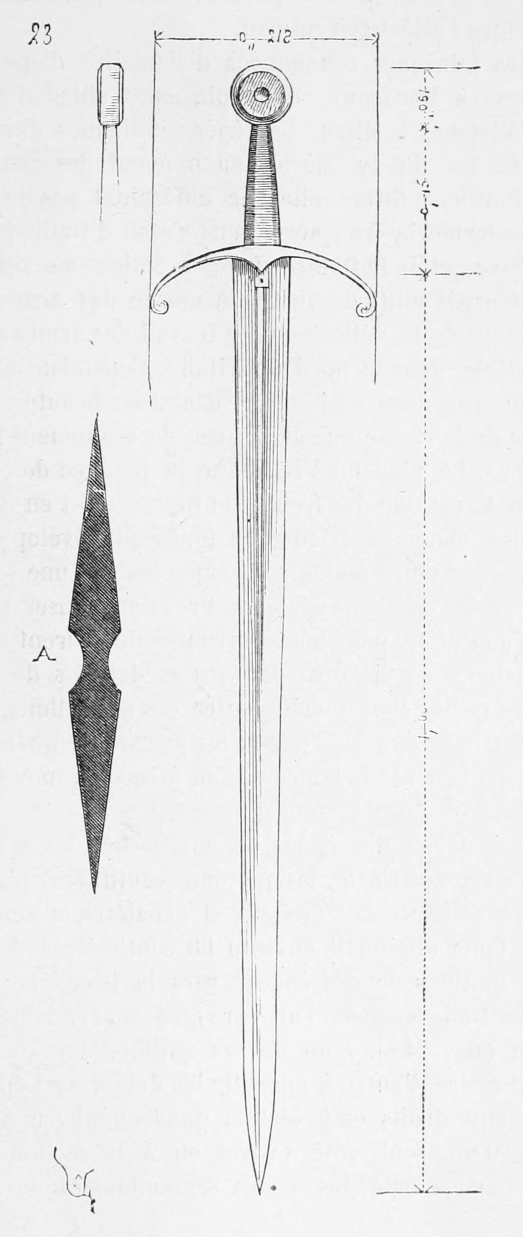
#> input picture tools/gear_art/source/sword.png, 1045 x 2473 px (shown at 1/2 size)
$ python build_plugin.py
#> lines starting #> are read from the running program, lines starting #| are printed output that depends on the picture
"""Build the plugin's gear art from the approved sources (run after prep.py; ladder.py's sword input is made here).

Writes relic.koplugin/gear_art/<key>.png: 600x600, 16 grays (the PW2's), white ground.
  shortsword_<rarity>  the approved rarity ladder on the long sword (Mike, 2026-10-01)
  dagger, holdout      long weapons as a diagonal, per the approved look
  helm, cuirass        engravings, same picture at every rarity for now
Run from tools/gear_art:  python3 prep.py && python3 build_plugin.py
"""
import os
from PIL import Image

HERE = os.path.dirname(os.path.abspath(__file__))
OUT = os.path.join(HERE, '..', '..', 'relic.koplugin', 'gear_art')
SIZE = 600
q = lambda v: round(v / 17) * 17


def fit(im, box=SIZE, pad=20):
    im = im.convert('L')
    # trim white margins
    inv = im.point(lambda v: 255 if v < 235 else 0)
    bb = inv.getbbox()
    if bb:
        im = im.crop(bb)
    s = min((box - 2 * pad) / im.width, (box - 2 * pad) / im.height)
    im = im.resize((max(1, int(im.width * s)), max(1, int(im.height * s))), Image.LANCZOS)
    pg = Image.new('L', (box, box), 255)
    pg.paste(im, ((box - im.width) // 2, (box - im.height) // 2))
    return pg.point(q)


def diagonal(im, ang=40):
    return im.convert('L').rotate(ang, resample=Image.BICUBIC, expand=True, fillcolor=255)


def sword_input():
    p = os.path.join(HERE, 'sword_lv_170.png')
    if not os.path.exists(p):
        im = Image.open(os.path.join(HERE, 'source', 'sword.png')).convert('L').crop((295, 118, 760, 2410))
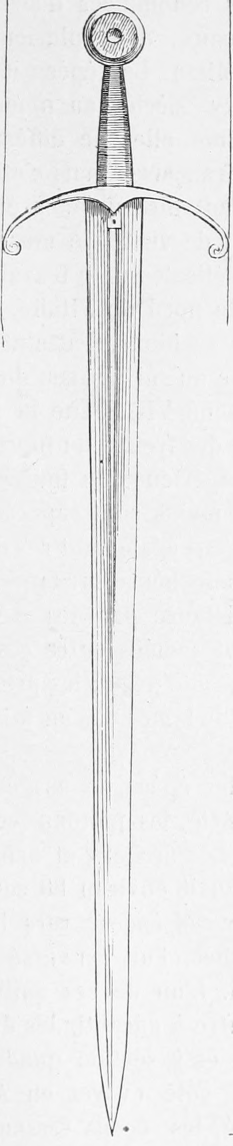
#> im: PIL image 465x2292 L (shown at 1/2 size); min 0, max 255, mean 234.8
        lo, hi = 60, 170
        im.point(lambda v: 0 if v <= lo else 255 if v >= hi else int((v - lo) * 255 / (hi - lo))).save(p)
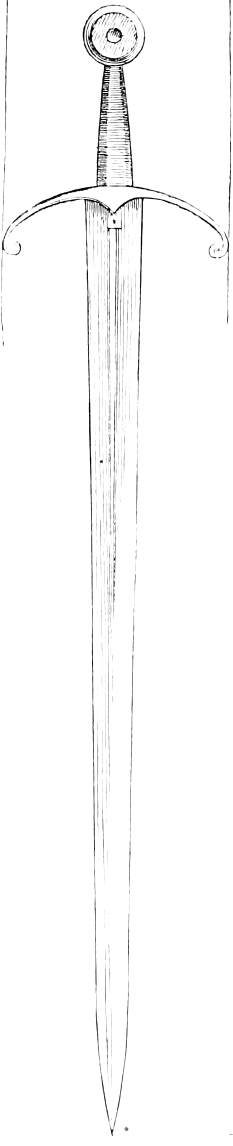
#> saved as sword_lv_170.png: PIL image 465x2292 L (shown at 1/2 size); min 0, max 255, mean 250.4


def main():
    os.makedirs(OUT, exist_ok=True)
    os.chdir(HERE)
    sword_input()
    import ladder
    for r, title, stats in ladder.LADDER:
        page = ladder.page(r, title, stats).crop((0, 0, 758, 790))   # art only, no text band
        fit(page, pad=0).save(os.path.join(OUT, 'shortsword_%s.png' % r), optimize=True)
    fit(diagonal(Image.open('dagger_clean.png'))).save(os.path.join(OUT, 'dagger.png'), optimize=True)
    fit(diagonal(Image.open('shortsword_clean.png'))).save(os.path.join(OUT, 'holdout.png'), optimize=True)
    fit(Image.open('helm_clean.png')).save(os.path.join(OUT, 'helm.png'), optimize=True)
    fit(Image.open('cuirass_clean.png')).save(os.path.join(OUT, 'cuirass.png'), optimize=True)
    for f in sorted(os.listdir(OUT)):
        print(f, os.path.getsize(os.path.join(OUT, f)) // 1024, 'KB')


if __name__ == '__main__':
#> (the run stopped early here; a loop or call above may not have finished)
